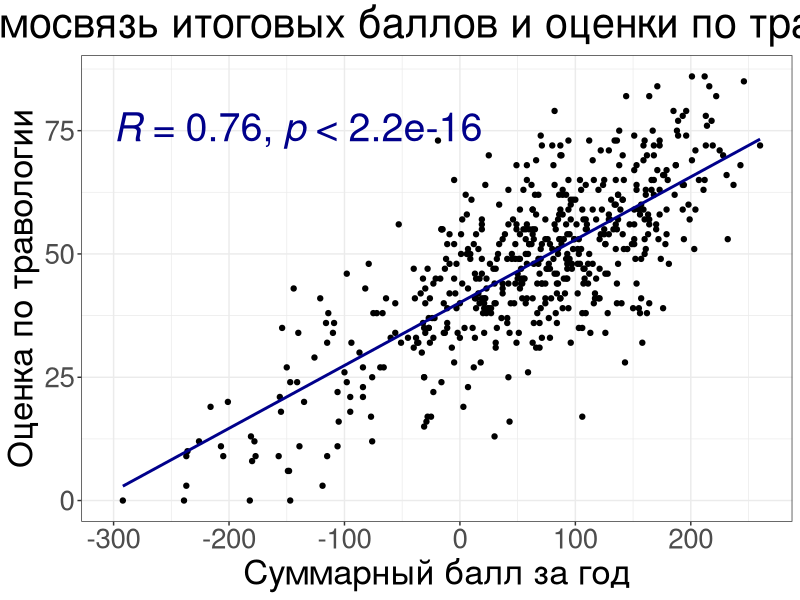
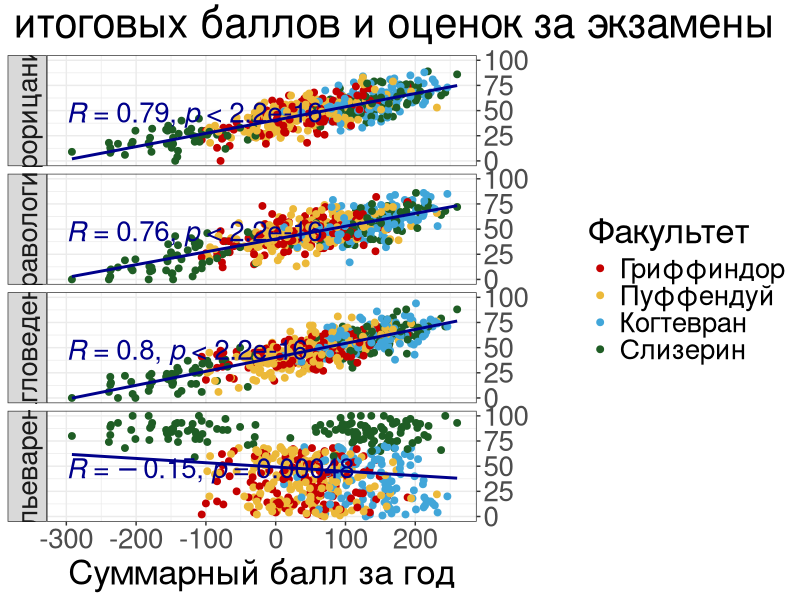
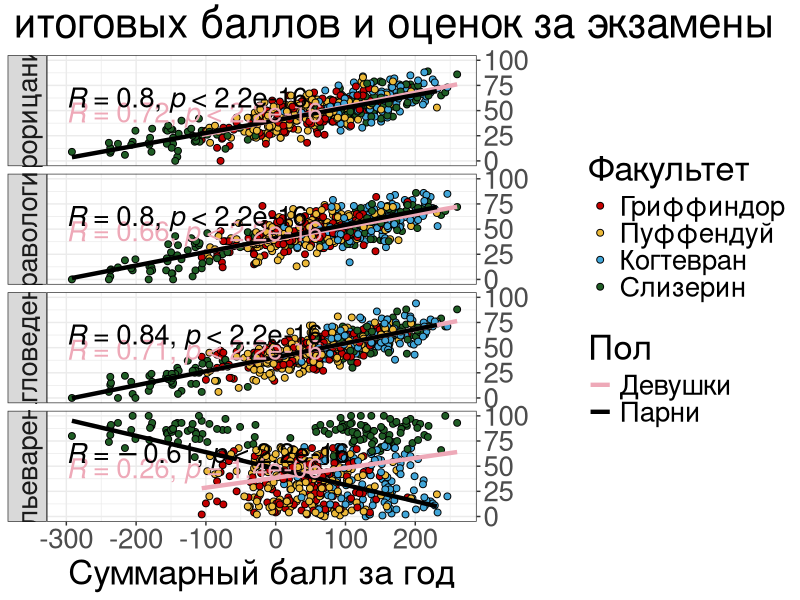
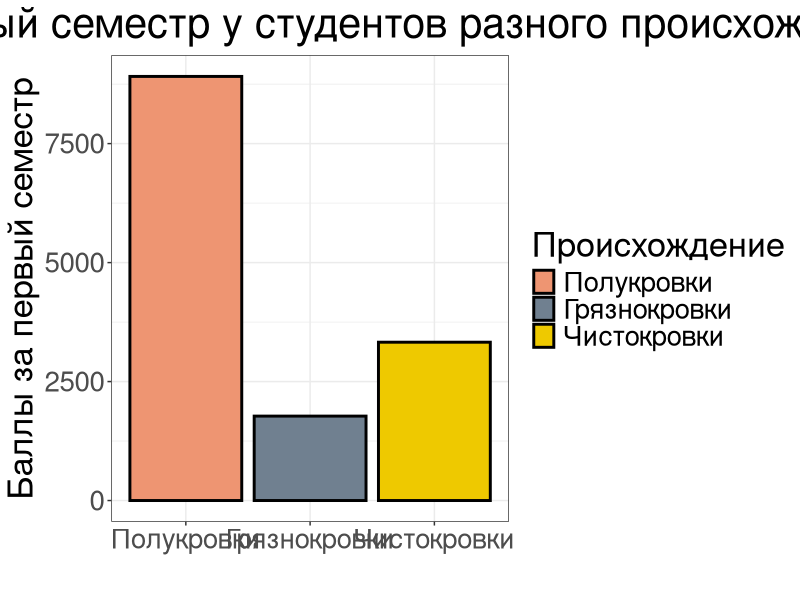
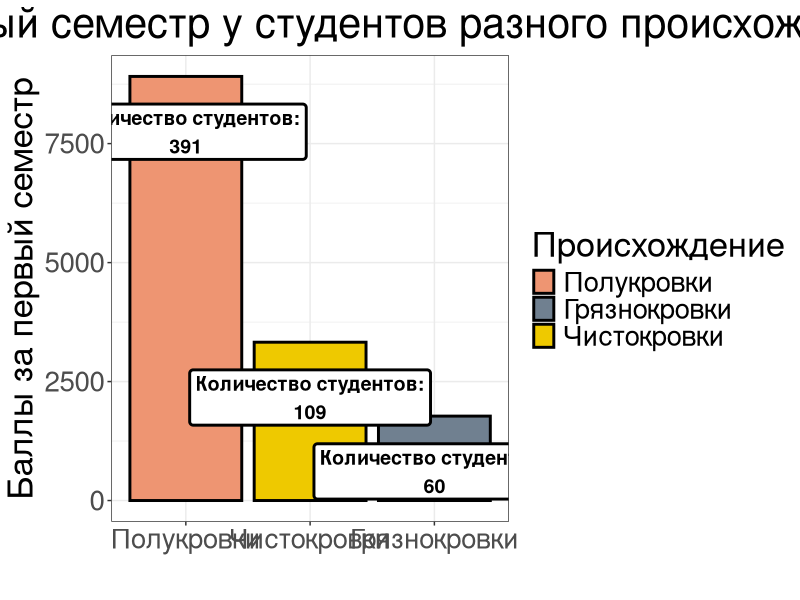
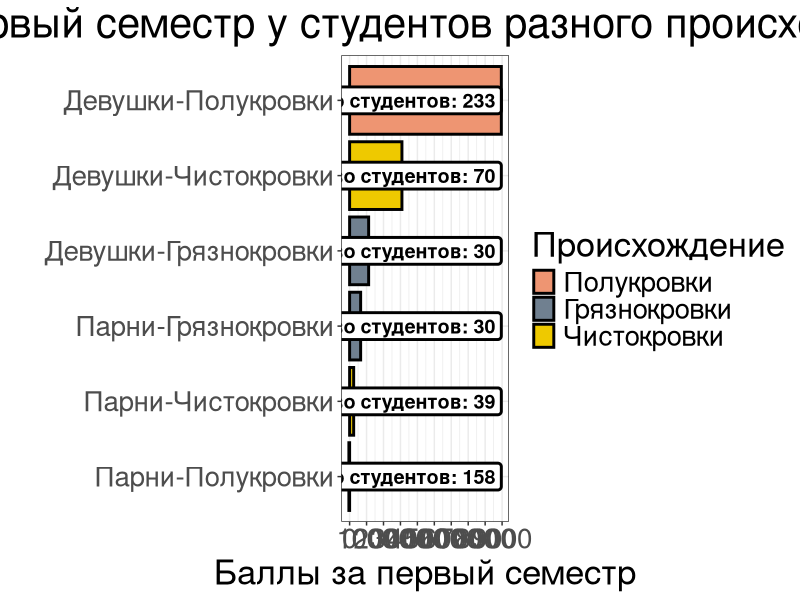
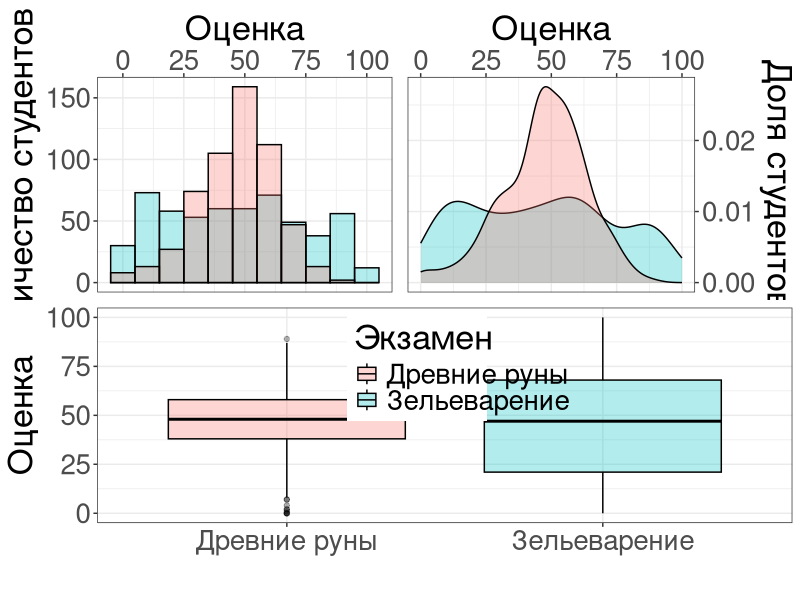
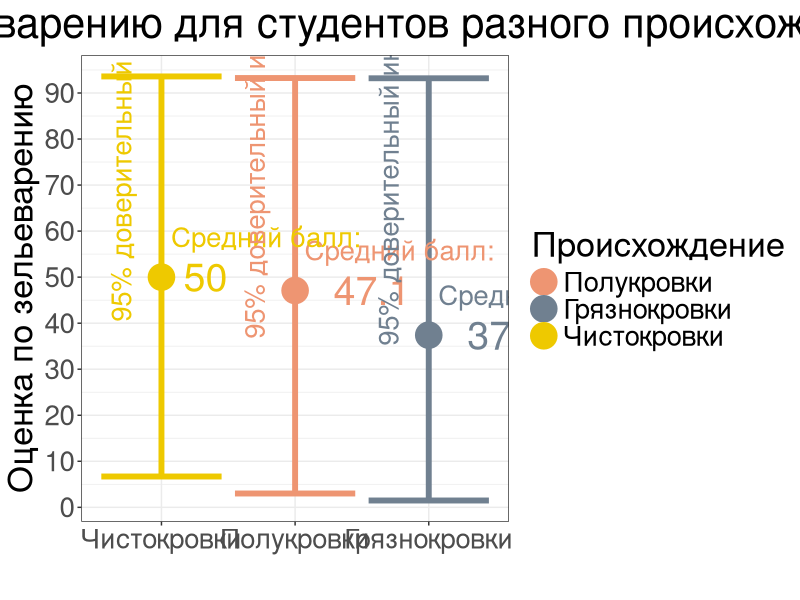

Write the R code that produced these figures, in order.
## ---- chunk 1
knitr::opts_chunk$set(echo = TRUE)
library(tidyverse)
library(ggpubr)
library(gridExtra)



theme_custom <- theme_bw()+ theme(
    plot.title = element_text(size = 30, hjust = 0.5),
    plot.subtitle = element_text(size = 25, hjust = 0.5),
    strip.text = element_text(size = 20),
    axis.text = element_text(size = 20),
    axis.title = element_text(size = 25),
    legend.title = element_text(size = 25),
    legend.text = element_text(size = 20)
  )

## ---- chunk 2

data <- read_csv("data/raw/hogwarts_2024.csv") %>% 
  mutate(across(c(where(is.character), "course"), function(x) as.factor(x)))

## ---- chunk 3

ggplot(data, aes(x = result, y = `Herbology exam`)) +
  geom_point()+ 
  geom_smooth(method = "lm", se = FALSE, colour = "darkblue")+
  stat_cor(method = "pearson", label.x = -300, label.y = 75, size = 10, colour = "darkblue")+
  labs( title = "Взаимосвязь итоговых баллов и оценки по травологии",
        x = "Cуммарный балл за год", y = "Оценка по травологии")+
  theme_custom
## ---- chunk 4

data_long <- data %>% 
  pivot_longer(cols = c(`Herbology exam`, `Muggle studies exam`, `Divinations exam`, `Potions exam`),
               names_to = "exam", values_to = "score") %>% 
  rename("Факультет" = house, "Пол" = sex) %>% 
  mutate("Экзамен" = fct_recode(as.factor(exam),
                              "Травология" = "Herbology exam", 
                              "Магловедение" = "Muggle studies exam",
                              "Прорицания" = "Divinations exam",
                              "Зельеварение" = "Potions exam"))

ggplot(data_long, aes(x = result, y = score, colour = Факультет)) +
  geom_point(size = 2)+ 
  geom_smooth(method = "lm", se = FALSE, colour = "darkblue")+
  stat_cor(method = "pearson", label.x = -300, label.y = 45, size = 7, colour = "darkblue")+
  labs( title = "Взаимосвязь итоговых баллов и оценок за экзамены",
        x = "Cуммарный балл за год", y = " ")+
  scale_colour_manual(values = c("Gryffindor" = "#C50000", "Hufflepuff" = "#ECB939", 
                             "Ravenclaw" = "#41A6D9", "Slytherin" = "#1F5D25"), 
                      labels = c("Gryffindor" = "Гриффиндор", "Hufflepuff" = "Пуффендуй", 
                             "Ravenclaw" = "Когтевран",  "Slytherin" = "Слизерин"))+
  scale_y_continuous(position = "right")+
  facet_grid(Экзамен ~ ., switch = "y")+
  theme_custom

## ---- chunk 5


ggplot(data_long, aes(x = result, y = score)) +
  geom_point(aes(fill = Факультет), shape = 21, size = 2)+ 
  geom_smooth(aes(colour = Пол), 
              method = "lm", se = FALSE, linewidth = 1.5) +
  stat_cor(aes(colour = Пол), method = "pearson", 
           label.x = c(-300, -300), label.y = c(45, 60), size = 7, show.legend = FALSE)+
  labs( title = "Взаимосвязь итоговых баллов и оценок за экзамены",
        x = "Cуммарный балл за год", y = " ") +
  
  scale_colour_manual(values = c("male" = "black", "female" = "pink2"),
                      labels = c("male" = "Парни", "female" = "Девушки")
                      )+
  scale_fill_manual(values = c("Gryffindor" = "#C50000", "Hufflepuff" = "#ECB939",
                                 "Ravenclaw" = "#41A6D9", "Slytherin" = "#1F5D25"),
                      labels = c("Gryffindor" = "Гриффиндор", "Hufflepuff" = "Пуффендуй",
                                 "Ravenclaw" = "Когтевран",  "Slytherin" = "Слизерин")
                      )+
  
  scale_y_continuous(position = "right")+
  facet_grid(Экзамен ~ ., switch = "y")+
  theme_custom

## ---- chunk 6

data %>% 
  rowwise() %>% 
  mutate(first_term = sum(c_across(week_1:week_17))) %>% 
  ungroup() %>% 
  group_by(bloodStatus) %>% 
  summarise(n = n(), first_term = sum(first_term)) %>% 
  ungroup() %>% 
  ggplot(aes(x = fct_recode(bloodStatus, "Полукровки" = "half-blood", "Грязнокровки" = "muggle-born", 
                              "Чистокровки" = "pure-blood" ), y = first_term, fill = bloodStatus))+
  geom_col(colour = "black", linewidth = 1)+
  scale_fill_manual(values = c("half-blood" = "lightsalmon2", "muggle-born" = "slategrey", 
                               "pure-blood" = "gold2"), 
                    labels = c("half-blood" = "Полукровки", "muggle-born" = "Грязнокровки", 
                               "pure-blood" = "Чистокровки"))+
  labs(y = "Баллы за первый семестр", x = "", fill = "Происхождение",
       title = "Баллы за первый семестр у студентов разного происхождения")+
  theme_custom

## ---- chunk 7

data %>% 
  rowwise() %>% 
  mutate(first_term = sum(c_across(week_1:week_17))) %>% 
  ungroup() %>% 
  group_by(bloodStatus) %>% 
  summarise(n = n(), first_term = sum(first_term)) %>% 
  ungroup() %>% 
  ggplot(aes(x = fct_reorder( fct_recode(bloodStatus, "Полукровки" = "half-blood", "Грязнокровки" = "muggle-born", 
                              "Чистокровки" = "pure-blood" ), first_term, .desc = TRUE), y = first_term, 
             fill = bloodStatus))+
  geom_col(colour = "black", linewidth = 1)+
  geom_label(aes(label = paste0("Количество студентов:", "\n", n)), 
             colour = "black", fill = "white", fontface = "bold", label.size = 1, size = 5, vjust = 1.5)+
  scale_fill_manual(values = c("half-blood" = "lightsalmon2", "muggle-born" = "slategrey", 
                               "pure-blood" = "gold2"), 
                    labels = c("half-blood" = "Полукровки", "muggle-born" = "Грязнокровки", 
                               "pure-blood" = "Чистокровки"))+
  labs(y = "Баллы за первый семестр", x = "", fill = "Происхождение",
       title = "Баллы за первый семестр у студентов разного происхождения")+
  theme_custom

## ---- chunk 8

sex_blood_first_term <-
data %>% 
  rowwise() %>% 
  mutate(first_term = sum(c_across(week_1:week_17))) %>% 
  ungroup() %>% 
  group_by(bloodStatus, sex) %>% 
  summarise(n = n(), first_term = sum(first_term)) %>% 
  ungroup() %>% 
  mutate(sex_blood = paste0(sex, "_", bloodStatus)) %>% 
  ggplot(aes(x = fct_reorder( fct_recode(
    sex_blood, "Девушки-Полукровки" = "female_half-blood", "Парни-Полукровки" = "male_half-blood",
    "Девушки-Грязнокровки" = "female_muggle-born", "Парни-Грязнокровки" = "male_muggle-born", 
    "Девушки-Чистокровки" = "female_pure-blood", "Парни-Чистокровки" = "male_pure-blood"), 
    first_term, .desc = FALSE), y = first_term, fill = bloodStatus))+
  geom_col(colour = "black", linewidth = 1)+
  geom_label(aes(y = max(first_term), label = paste0("Количество студентов: ", n)), 
             colour = "black", fill = "white", fontface = "bold", label.size = 1, size = 5, hjust = 1)+
  scale_fill_manual(values = c("half-blood" = "lightsalmon2", "muggle-born" = "slategrey", 
                               "pure-blood" = "gold2"), 
                    labels = c("half-blood" = "Полукровки", "muggle-born" = "Грязнокровки", 
                               "pure-blood" = "Чистокровки"))+
  scale_y_continuous(breaks = seq(-1000,10000,1000))+
  labs(y = "Баллы за первый семестр", x = "", fill = "Происхождение",
       title = "Баллы за первый семестр у студентов разного происхождения и пола")+
  coord_flip()+
  theme_custom

sex_blood_first_term
## ---- chunk 9
ggsave("data/pics/sex_blood_first_term.png", sex_blood_first_term, width = 15, height = 10, dpi = 300, units = "in")
## ---- chunk 10

exam_histogram <- ggplot(data)+
  geom_histogram(aes(`Potions exam`, fill = "Зельеварение"), alpha = 0.3, 
                 bins = ceiling(log2(nrow(data))+1), colour = "black")+
  geom_histogram(aes(`Study of ancient runes exam`, fill = "Древние руны"), alpha = 0.3,
                  bins = ceiling(log2(nrow(data))+1), colour = "black")+
  scale_x_continuous(position = "top")+
  labs(x = "Оценка", y = "Количество студентов", fill = "Экзамен")+
  theme_custom 

exam_density <- ggplot(data)+
  geom_density(aes(`Potions exam`, fill = "Зельеварение"), 
               alpha = 0.3, colour = "black")+
  geom_density(aes(`Study of ancient runes exam`, fill = "Древние руны"), 
               alpha = 0.3, colour = "black")+
  scale_x_continuous(position = "top")+
  scale_y_continuous(position = "right")+
  labs(x = "Оценка", y = "Доля студентов", fill = "Экзамен")+
  theme_custom 

 exam_boxplot <- data %>% 
  pivot_longer(cols = c(`Potions exam`, `Study of ancient runes exam`),
               names_to = "exam", values_to = "score") %>% 
  mutate("Экзамен" = fct_recode(as.factor(exam),
                              "Зельеварение" = "Potions exam", 
                              "Древние руны" = "Study of ancient runes exam"
                              ), 
         "Экзамен" = fct_relevel(Экзамен, "Древние руны", "Зельеварение")) %>% 
  ggplot(aes(x = Экзамен, y = score, fill = Экзамен))+
  geom_boxplot(alpha = 0.3, colour = "black")+
  labs(x = "", y = "Оценка",  fill = "Экзамен")+
  theme_custom +
  theme(
    legend.position = "inside", 
    legend.justification = c(0.45, 0.95)
    )

ggarrange(
  ggarrange(exam_histogram, exam_density, ncol = 2, legend = "none"),
  exam_boxplot, 
  ncol = 1, 
  heights = c(1, 1)
)
  


## ---- chunk 11

data %>% 
  group_by(bloodStatus) %>% 
  summarise(meanPotionsExam = signif(mean(`Potions exam`), 3),
            lower_Bound = quantile(`Potions exam`, 0.025), 
            upper_Bound = quantile(`Potions exam`, 0.975)) %>% 
  ggplot(aes(x = fct_reorder( fct_recode(bloodStatus,
                                         "Полукровки" = "half-blood", 
                                         "Грязнокровки" = "muggle-born", 
                                         "Чистокровки" = "pure-blood" ), 
                              meanPotionsExam, .desc = TRUE), meanPotionsExam, 
             ymin = lower_Bound, ymax = upper_Bound, colour = bloodStatus))+
  geom_pointrange(size = 2)+
  geom_errorbar(linewidth = 2)+
  geom_text(aes(label = meanPotionsExam), 
            hjust = -0.5, size = 10, show.legend = FALSE) +
  geom_text(aes(label = "Cредний балл:"),
            hjust = - 0.05, vjust = - 1.5,  size = 7, show.legend = FALSE) +
  geom_text(aes(y = lower_Bound, label = "95% доверительный интервал"), 
            size = 7, vjust = -1.5, hjust = - 0.4, angle = 90, show.legend = FALSE) + 
  scale_colour_manual(values = c("half-blood" = "lightsalmon2", "muggle-born" = "slategrey", 
                               "pure-blood" = "gold2"), 
                      labels = c("half-blood" = "Полукровки", "muggle-born" = "Грязнокровки", 
                               "pure-blood" = "Чистокровки")
                      )+
  scale_y_continuous(breaks = seq(0,100,10))+
  labs(x = "", y = "Оценка по зельеварению", colour = "Происхождение", 
       title = "Оценка по зельеварению для студентов разного происхождения")+
  theme_custom 

## ---- chunk 12

  data %>% 
  pivot_longer(cols = contains("exam"), names_to = "exam", values_to = "score") %>% 
  group_by(bloodStatus) %>% 
  summarise(meanPotionsExam = signif(mean(score), 3),
            lower_Bound = quantile(score, 0.025), 
            upper_Bound = quantile(score, 0.975)) 


## ---- chunk 13

data_stat <- data %>%
  group_by(house) %>%
  summarise(stat = mean(result))


ggplot(data, aes(x = house, y = result, fill = house)) +
  geom_violin(colour = "grey25",  linewidth = 1) +
  geom_boxplot(fill = "white", colour = "grey35", width = 0.05, linewidth = 1) +
  geom_point(data = data_stat, aes(x = house, y = stat), 
             shape = 23, size = 12, fill = "brown4", colour = "black", stroke = 2)+
  geom_hline(yintercept = 0, linetype = "dashed", colour = "firebrick1", linewidth = 1)+
  scale_y_continuous(breaks = seq(-500, 500, 50))+
  scale_fill_manual(values = c("Gryffindor" = "#C50000", "Hufflepuff" = "#ECB939", 
                             "Ravenclaw" = "#41A6D9", "Slytherin" = "#1F5D25"), 
                      labels = c("Gryffindor" = "Гриффиндор", "Hufflepuff" = "Пуффендуй", 
                             "Ravenclaw" = "Когтевран",  "Slytherin" = "Слизерин"))+
  labs(x = "", y = "Количество очков", fill = "Факультет", 
       title = "Баллы студентов Хогвартса", 
       subtitle = "Распределение числа баллов у студентов различных факультетов Хогвартса в 2023-2024 учебном году", 
       caption = "Источник: нездоровая фантазия автора лекции")+
  facet_wrap(fct_recode(sex, "Девочки" = "female", "Мальчики" = "male") ~. )+ 
  theme_custom + 
  theme(
    axis.text.x = element_blank(), 
    text = element_text(family = "serif"),
    panel.border = element_blank(),
    panel.grid.minor = element_blank(), 
    panel.grid.major = element_blank(), 
    strip.text = element_text(size = 26),
    legend.position = "inside", 
    legend.justification = c(0.5, 0), 
    legend.text = element_text(face = "italic"),
    legend.key.spacing.y = unit(0, "cm"), 
    plot.title = element_text(size = 34), 
    plot.subtitle = element_text(size = 22, colour = "darkorange4"), 
    plot.caption = element_text(size = 12)
       )
